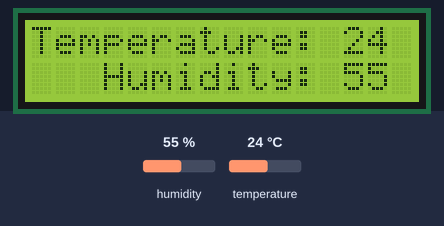
Simulated run of this sketch. Board: Arduino Uno, built with avr-gcc and run on an emulated ATmega328P. Parts: 16×2 character LCD. The inputs (shaded band) are chosen by the test bench; at power-on: humidity 55 %, temperature 24 °C.

Above: at 2.2 s.
2.3 s: humidity set to 22 %
At 3.6 s:
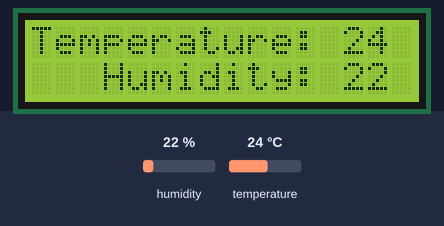
4.7 s: temperature set to 12 °C
At 6.5 s:
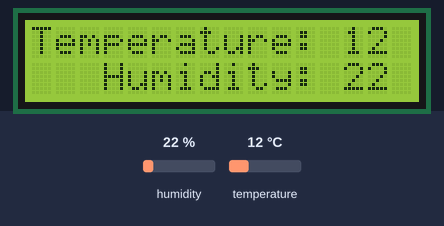
6.8 s: humidity set to 40 %
At 8.6 s:
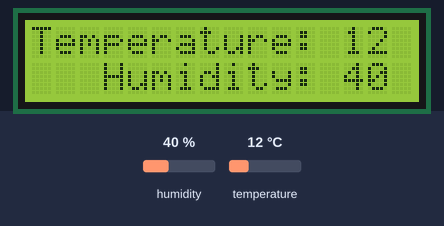
8.9 s: temperature set to 19 °C
At 10.7 s:
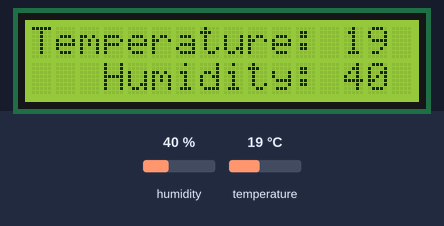
Timing chart, 0 to 12.0 s (numbered marks = the images above; inputs shaded):
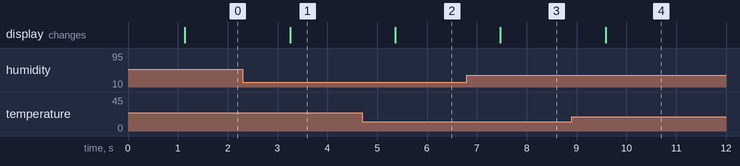

Measured:
- after the input at 2.3 s, the display: changes after 0.95 s (image 1)
- after the input at 4.7 s, the display: changes after 0.66 s (image 2)
- after the input at 6.8 s, the display: changes after 0.67 s (image 3)
- after the input at 8.9 s, the display: changes after 0.68 s (image 4)

The sketch:

lcd1602a_i2c_dht11.ino
```cpp
/*
 * LCD1602 I2C
   DHT11
 */
#include <Wire.h>
#include <LiquidCrystal_I2C.h>

#include <DFRobot_DHT11.h>
DFRobot_DHT11 DHT;
#define DHT11_PIN 7


LiquidCrystal_I2C lcd(0x27,16,2);  //配置LCD地址及行列

void setup(){
  lcd.init(); //初始化LCD
  lcd.backlight(); //打开背光
  lcd.setCursor(0,0);//设置显示位置
  lcd.print("Welcome To");//显示字符数据
  lcd.setCursor(0,1);//设置显示位置
  lcd.print(" Arduino World");//显示字符数据
  delay(1000);
}

void loop()
{
  DHT.read(DHT11_PIN);
  Serial.print("temp:");
  Serial.print(DHT.temperature);
  Serial.print("  humi:");
  Serial.println(DHT.humidity);
  lcd.clear();
  lcd.setCursor(0,0);
  lcd.print("Temperature: ");
  lcd.print(DHT.temperature);
  lcd.setCursor(3,1);
  lcd.print("Humidity: ");
  lcd.print(DHT.humidity);
  delay(1000);
 }
```
